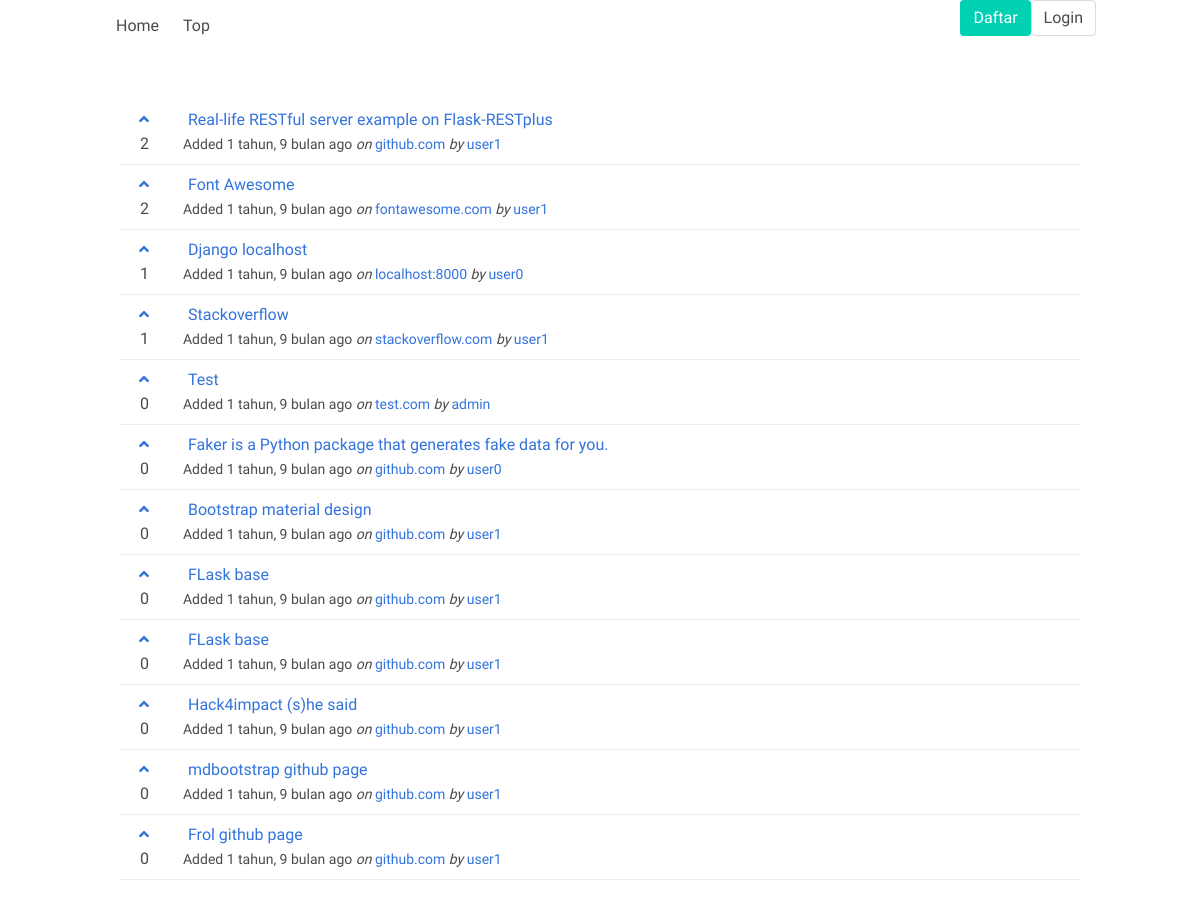
Before: /top with the older database file.
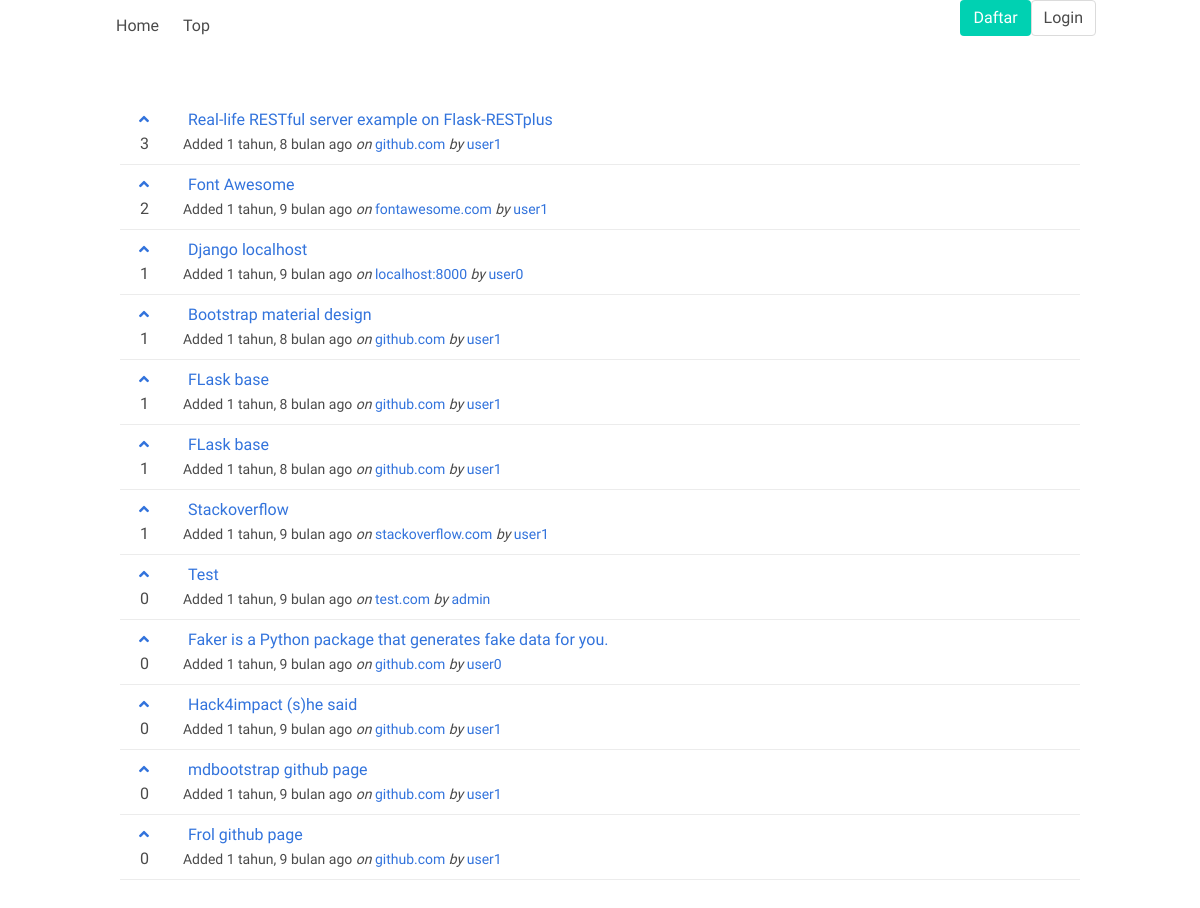
After: the same page with the newer database file.
### posts/models.py (models this page shows)
class Base(models.Model):
    title = models.CharField(max_length=127)
    author = models.ForeignKey(User, on_delete=models.CASCADE)
    class Meta:
        abstract = True
    def __str__(self):
        return self.title

class Link(Base):
    content = models.URLField()
    site = models.ForeignKey(
        Site, null=True,
        on_delete=models.CASCADE
    )
    score = models.PositiveIntegerField(default=0)
    voters = models.ManyToManyField(User, related_name="voter")
    added_time = models.DateTimeField(auto_now_add=True)

class Site(models.Model):
    domain = models.CharField(
        max_length=255,
        unique=True
    )
    title = models.CharField(max_length=127, blank=True)
    score = models.PositiveIntegerField(default=0)
    def __str__(self):
        return self.domain

### posts/views.py (the view)
# urls.py: path('top', views.TopView.as_view(), name='top'),
class TopView(generic.ListView):
    context_object_name = 'links'
    paginate_by = NUM_PER_PAGE
    model = Link
    template_name = 'top.html'
    def get_queryset(self):
        return Link.objects.all().order_by('-score')
    def get_context_data(self, **kwargs):
        context = super().get_context_data(**kwargs)
        return context

### templates/top.html (shortened to what this page needs)
{% extends 'home.html' %}

### templates/home.html (shortened to what this page needs)
{% extends 'base.html' %}
{% load i18n %}
{% block content %}
<div class="container">
  {% include 'includes/navbar.html' %}
</div>
<section class="section">
  <div class="container">
    <ul>
    {% for link in links %}
      <li class="item">
        <p class="col">
          <a  class='col-1'
          >
            <span class="icon is-small is-left">
              <i class="fas fa-angle-up"></i>
            </span>
          </a>
          <a class="col-2" href="{{ link.content }}">{{ link }}</a>
        </p>
        <p class="col">
          <span class='col-1 col-1-bottom'>{{ link.score }}</span>
          <small class='col-2'>
            {% trans "Added " %} {{ link.added_time | timesince }} {% trans "ago" %}
            {% if link.site %}
              <em>{% trans "on" %}</em> <a href="{% url 'post:site' link.site %}">{{ link.site }}</a>
            {% endif %}
            {% if link.author %}
              <em>{% trans "by" %}</em> <a href="{% url 'post:user' link.author %}">{{ link.author }}</a>
            {% endif %}
          </small>
        </p>
      </li>
    {% endfor %}
    </ul>
  </div>
</section>
{% endblock %}

Changed rows visible on the page:
changed Link "Real-life RESTful server example on Flask-RESTplus": score "2" → "3"; added_time "1 tahun, 9 bulan" → "1 tahun, 8 bulan"
changed Link "Bootstrap material design": score "0" → "1"; added_time "1 tahun, 9 bulan" → "1 tahun, 8 bulan"; moves up the list
changed Link (number 5 of 12 on the later page): score "0" → "1"; added_time "1 tahun, 9 bulan" → "1 tahun, 8 bulan"; moves up the list
changed Link (number 6 of 12 on the later page): score "0" → "1"; added_time "1 tahun, 9 bulan" → "1 tahun, 8 bulan"; moves up the list
